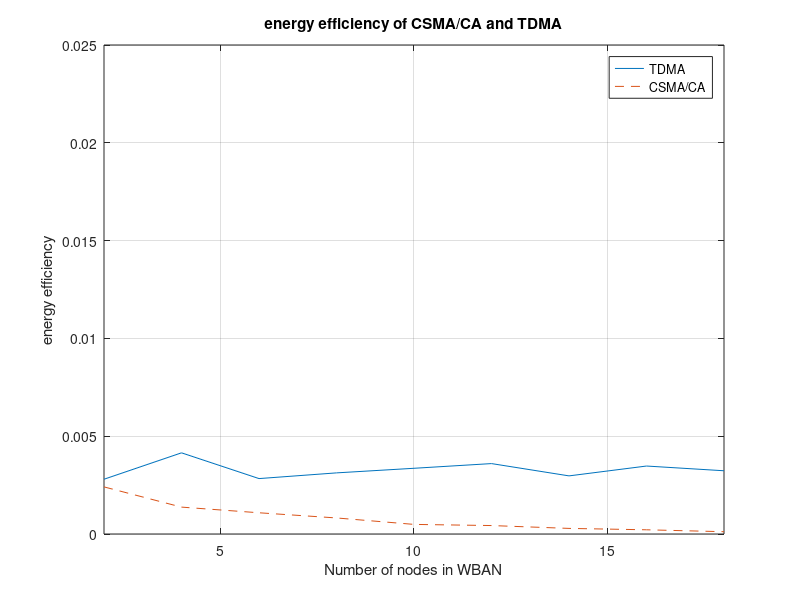

Reproduce this figure in MATLAB.
load('VarN_MAC(UP0-6,NH1-1-9)(P1_x0.9)(NL1-1-9)(Pbg0.1)(Pgb0.5)(E_CCA100)noE.mat');
N_all = 2:2:18;
plot(N_all, EE_MAP_t(2,:), N_all, EE_RAP_t(2,:), '--');
grid;
axis([2, 18, 0, 0.025]);
title('energy efficiency of CSMA/CA and TDMA');
xlabel('Number of nodes in WBAN');
ylabel('energy efficiency');
legend('TDMA', 'CSMA/CA');
